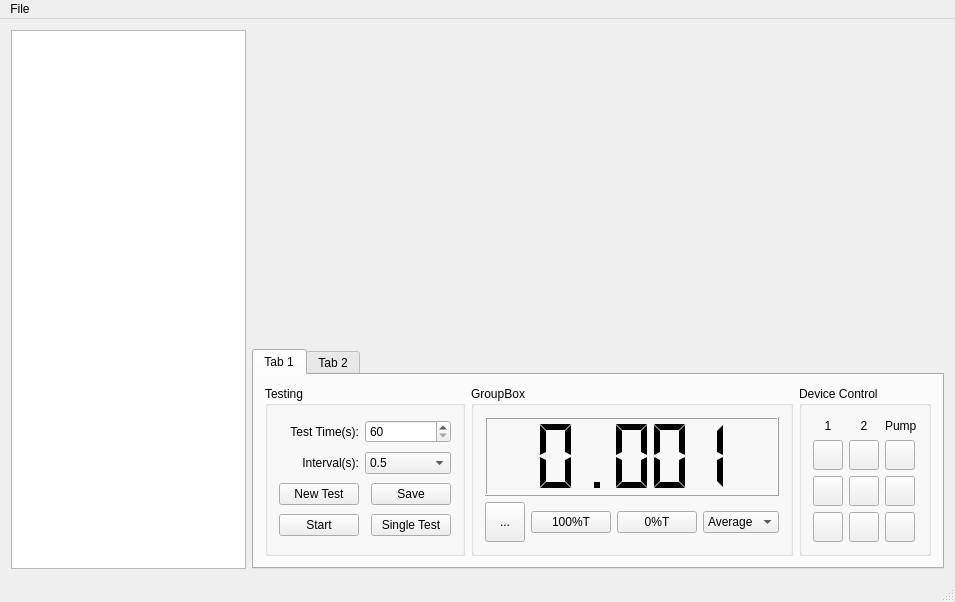
<?xml version="1.0" encoding="UTF-8"?>
<ui version="4.0">
 <class>MainWindow</class>
 <widget class="QMainWindow" name="MainWindow">
  <property name="geometry">
   <rect>
    <x>0</x>
    <y>0</y>
    <width>955</width>
    <height>602</height>
   </rect>
  </property>
  <property name="windowTitle">
   <string>MainWindow</string>
  </property>
  <widget class="QWidget" name="centralWidget">
   <layout class="QGridLayout" name="gridLayout">
    <item row="0" column="0">
     <layout class="QHBoxLayout" name="horizontalLayout">
      <item>
       <widget class="QTableView" name="dataTableView">
        <property name="maximumSize">
         <size>
          <width>240</width>
          <height>16777215</height>
         </size>
        </property>
       </widget>
      </item>
     </layout>
    </item>
    <item row="0" column="1">
     <layout class="QVBoxLayout" name="verticalLayout">
      <item>
       <widget class="QChartView" name="chartView" native="true"/>
      </item>
      <item>
       <widget class="QTabWidget" name="tabWidget">
        <property name="maximumSize">
         <size>
          <width>16777215</width>
          <height>220</height>
         </size>
        </property>
        <property name="currentIndex">
         <number>0</number>
        </property>
        <widget class="QWidget" name="tab_3">
         <attribute name="title">
          <string>Tab 1</string>
         </attribute>
         <layout class="QHBoxLayout" name="horizontalLayout_2">
          <item>
           <widget class="QGroupBox" name="groupBox">
            <property name="title">
             <string>Testing</string>
            </property>
            <layout class="QGridLayout" name="gridLayout_2">
             <item row="0" column="0">
              <widget class="QLabel" name="label">
               <property name="text">
                <string>Test Time(s):</string>
               </property>
               <property name="alignment">
                <set>Qt::AlignRight|Qt::AlignTrailing|Qt::AlignVCenter</set>
               </property>
              </widget>
             </item>
             <item row="0" column="1" colspan="2">
              <widget class="QSpinBox" name="testTime">
               <property name="minimum">
                <number>60</number>
               </property>
               <property name="maximum">
                <number>360000</number>
               </property>
              </widget>
             </item>
             <item row="1" column="0">
              <widget class="QLabel" name="label_2">
               <property name="text">
                <string>Interval(s):</string>
               </property>
               <property name="alignment">
                <set>Qt::AlignRight|Qt::AlignTrailing|Qt::AlignVCenter</set>
               </property>
              </widget>
             </item>
             <item row="1" column="1" colspan="2">
              <widget class="QComboBox" name="interval">
               <item>
                <property name="text">
                 <string>0.5</string>
                </property>
               </item>
               <item>
                <property name="text">
                 <string>1</string>
                </property>
               </item>
               <item>
                <property name="text">
                 <string>5</string>
                </property>
               </item>
               <item>
                <property name="text">
                 <string>10</string>
                </property>
               </item>
               <item>
                <property name="text">
                 <string>30</string>
                </property>
               </item>
               <item>
                <property name="text">
                 <string>60</string>
                </property>
               </item>
               <item>
                <property name="text">
                 <string>100</string>
                </property>
               </item>
              </widget>
             </item>
             <item row="3" column="0">
              <widget class="QPushButton" name="startButton">
               <property name="text">
                <string>Start</string>
               </property>
              </widget>
             </item>
             <item row="3" column="2">
              <widget class="QPushButton" name="singleTestButton">
               <property name="text">
                <string>Single Test</string>
               </property>
              </widget>
             </item>
             <item row="2" column="0">
              <widget class="QPushButton" name="newTest">
               <property name="text">
                <string>New Test</string>
               </property>
              </widget>
             </item>
             <item row="2" column="2">
              <widget class="QPushButton" name="saveButton">
               <property name="text">
                <string>Save</string>
               </property>
              </widget>
             </item>
            </layout>
           </widget>
          </item>
          <item>
           <widget class="QGroupBox" name="groupBox_3">
            <property name="title">
             <string>GroupBox</string>
            </property>
            <property name="checkable">
             <bool>false</bool>
            </property>
            <layout class="QGridLayout" name="gridLayout_4">
             <item row="1" column="0">
              <widget class="QToolButton" name="lightSwitch">
               <property name="enabled">
                <bool>true</bool>
               </property>
               <property name="minimumSize">
                <size>
                 <width>40</width>
                 <height>40</height>
                </size>
               </property>
               <property name="maximumSize">
                <size>
                 <width>40</width>
                 <height>40</height>
                </size>
               </property>
               <property name="text">
                <string>...</string>
               </property>
               <property name="icon">
                <iconset theme="light" resource="image.qrc">
                 <normaloff>:/off.png</normaloff>
                 <normalon>:/on.png</normalon>:/off.png</iconset>
               </property>
               <property name="iconSize">
                <size>
                 <width>30</width>
                 <height>30</height>
                </size>
               </property>
               <property name="checkable">
                <bool>true</bool>
               </property>
               <property name="checked">
                <bool>false</bool>
               </property>
               <property name="autoRepeat">
                <bool>false</bool>
               </property>
              </widget>
             </item>
             <item row="1" column="1">
              <widget class="QPushButton" name="set100T">
               <property name="text">
                <string>100%T</string>
               </property>
              </widget>
             </item>
             <item row="1" column="2">
              <widget class="QPushButton" name="set0T">
               <property name="text">
                <string>0%T</string>
               </property>
              </widget>
             </item>
             <item row="1" column="3">
              <widget class="QComboBox" name="mode">
               <item>
                <property name="text">
                 <string>Average</string>
                </property>
               </item>
               <item>
                <property name="text">
                 <string>Raw</string>
                </property>
               </item>
              </widget>
             </item>
             <item row="0" column="0" colspan="4">
              <widget class="QLCDNumber" name="lcdNumber">
               <property name="mode">
                <enum>QLCDNumber::Dec</enum>
               </property>
               <property name="segmentStyle">
                <enum>QLCDNumber::Flat</enum>
               </property>
               <property name="value" stdset="0">
                <double>0.001000000000000</double>
               </property>
              </widget>
             </item>
            </layout>
            <zorder>lcdNumber</zorder>
            <zorder>set100T</zorder>
            <zorder>set0T</zorder>
            <zorder>mode</zorder>
            <zorder>lightSwitch</zorder>
           </widget>
          </item>
          <item>
           <widget class="QGroupBox" name="groupBox_2">
            <property name="title">
             <string>Device Control</string>
            </property>
            <layout class="QGridLayout" name="gridLayout_3">
             <item row="0" column="0">
              <widget class="QLabel" name="label_3">
               <property name="text">
                <string>1</string>
               </property>
               <property name="alignment">
                <set>Qt::AlignCenter</set>
               </property>
              </widget>
             </item>
             <item row="0" column="1">
              <widget class="QLabel" name="label_4">
               <property name="text">
                <string>2</string>
               </property>
               <property name="alignment">
                <set>Qt::AlignCenter</set>
               </property>
              </widget>
             </item>
             <item row="0" column="2">
              <widget class="QLabel" name="label_8">
               <property name="text">
                <string>Pump</string>
               </property>
              </widget>
             </item>
             <item row="1" column="0">
              <widget class="QToolButton" name="BoardOneUp">
               <property name="sizePolicy">
                <sizepolicy hsizetype="Fixed" vsizetype="Fixed">
                 <horstretch>0</horstretch>
                 <verstretch>0</verstretch>
                </sizepolicy>
               </property>
               <property name="minimumSize">
                <size>
                 <width>30</width>
                 <height>30</height>
                </size>
               </property>
               <property name="maximumSize">
                <size>
                 <width>30</width>
                 <height>30</height>
                </size>
               </property>
               <property name="styleSheet">
                <string notr="true"/>
               </property>
               <property name="text">
                <string/>
               </property>
               <property name="icon">
                <iconset resource="image.qrc">
                 <normaloff>:/up_arrow.png</normaloff>:/up_arrow.png</iconset>
               </property>
              </widget>
             </item>
             <item row="1" column="1">
              <widget class="QToolButton" name="BoardTwoUp">
               <property name="sizePolicy">
                <sizepolicy hsizetype="Fixed" vsizetype="Fixed">
                 <horstretch>0</horstretch>
                 <verstretch>0</verstretch>
                </sizepolicy>
               </property>
               <property name="minimumSize">
                <size>
                 <width>30</width>
                 <height>30</height>
                </size>
               </property>
               <property name="maximumSize">
                <size>
                 <width>30</width>
                 <height>30</height>
                </size>
               </property>
               <property name="styleSheet">
                <string notr="true"/>
               </property>
               <property name="text">
                <string/>
               </property>
               <property name="icon">
                <iconset resource="image.qrc">
                 <normaloff>:/up_arrow.png</normaloff>:/up_arrow.png</iconset>
               </property>
              </widget>
             </item>
             <item row="1" column="2">
              <widget class="QToolButton" name="PumpOut">
               <property name="sizePolicy">
                <sizepolicy hsizetype="Fixed" vsizetype="Fixed">
                 <horstretch>0</horstretch>
                 <verstretch>0</verstretch>
                </sizepolicy>
               </property>
               <property name="minimumSize">
                <size>
                 <width>30</width>
                 <height>30</height>
                </size>
               </property>
               <property name="maximumSize">
                <size>
                 <width>30</width>
                 <height>30</height>
                </size>
               </property>
               <property name="styleSheet">
                <string notr="true"/>
               </property>
               <property name="text">
                <string/>
               </property>
               <property name="icon">
                <iconset resource="image.qrc">
                 <normaloff>:/up_arrow.png</normaloff>:/up_arrow.png</iconset>
               </property>
              </widget>
             </item>
             <item row="2" column="0">
              <widget class="QToolButton" name="BoardOneStop">
               <property name="sizePolicy">
                <sizepolicy hsizetype="Fixed" vsizetype="Fixed">
                 <horstretch>0</horstretch>
                 <verstretch>0</verstretch>
                </sizepolicy>
               </property>
               <property name="minimumSize">
                <size>
                 <width>30</width>
                 <height>30</height>
                </size>
               </property>
               <property name="maximumSize">
                <size>
                 <width>30</width>
                 <height>30</height>
                </size>
               </property>
               <property name="styleSheet">
                <string notr="true"/>
               </property>
               <property name="text">
                <string/>
               </property>
               <property name="icon">
                <iconset resource="image.qrc">
                 <normaloff>:/IMG_2183.PNG</normaloff>:/IMG_2183.PNG</iconset>
               </property>
              </widget>
             </item>
             <item row="2" column="1">
              <widget class="QToolButton" name="BoardTwoStop">
               <property name="sizePolicy">
                <sizepolicy hsizetype="Fixed" vsizetype="Fixed">
                 <horstretch>0</horstretch>
                 <verstretch>0</verstretch>
                </sizepolicy>
               </property>
               <property name="minimumSize">
                <size>
                 <width>30</width>
                 <height>30</height>
                </size>
               </property>
               <property name="maximumSize">
                <size>
                 <width>30</width>
                 <height>30</height>
                </size>
               </property>
               <property name="styleSheet">
                <string notr="true"/>
               </property>
               <property name="text">
                <string/>
               </property>
               <property name="icon">
                <iconset resource="image.qrc">
                 <normaloff>:/IMG_2183.PNG</normaloff>:/IMG_2183.PNG</iconset>
               </property>
              </widget>
             </item>
             <item row="2" column="2">
              <widget class="QToolButton" name="PumpStop">
               <property name="sizePolicy">
                <sizepolicy hsizetype="Fixed" vsizetype="Fixed">
                 <horstretch>0</horstretch>
                 <verstretch>0</verstretch>
                </sizepolicy>
               </property>
               <property name="minimumSize">
                <size>
                 <width>30</width>
                 <height>30</height>
                </size>
               </property>
               <property name="maximumSize">
                <size>
                 <width>30</width>
                 <height>30</height>
                </size>
               </property>
               <property name="styleSheet">
                <string notr="true"/>
               </property>
               <property name="text">
                <string/>
               </property>
               <property name="icon">
                <iconset resource="image.qrc">
                 <normaloff>:/IMG_2183.PNG</normaloff>:/IMG_2183.PNG</iconset>
               </property>
              </widget>
             </item>
             <item row="3" column="0">
              <widget class="QToolButton" name="BoardOneDown">
               <property name="sizePolicy">
                <sizepolicy hsizetype="Fixed" vsizetype="Fixed">
                 <horstretch>0</horstretch>
                 <verstretch>0</verstretch>
                </sizepolicy>
               </property>
               <property name="minimumSize">
                <size>
                 <width>30</width>
                 <height>30</height>
                </size>
               </property>
               <property name="maximumSize">
                <size>
                 <width>30</width>
                 <height>30</height>
                </size>
               </property>
               <property name="styleSheet">
                <string notr="true"/>
               </property>
               <property name="text">
                <string/>
               </property>
               <property name="icon">
                <iconset resource="image.qrc">
                 <normaloff>:/down_arrow.png</normaloff>:/down_arrow.png</iconset>
               </property>
              </widget>
             </item>
             <item row="3" column="1">
              <widget class="QToolButton" name="BoardTwoDown">
               <property name="sizePolicy">
                <sizepolicy hsizetype="Fixed" vsizetype="Fixed">
                 <horstretch>0</horstretch>
                 <verstretch>0</verstretch>
                </sizepolicy>
               </property>
               <property name="minimumSize">
                <size>
                 <width>30</width>
                 <height>30</height>
                </size>
               </property>
               <property name="maximumSize">
                <size>
                 <width>30</width>
                 <height>30</height>
                </size>
               </property>
               <property name="styleSheet">
                <string notr="true"/>
               </property>
               <property name="text">
                <string/>
               </property>
               <property name="icon">
                <iconset resource="image.qrc">
                 <normaloff>:/down_arrow.png</normaloff>:/down_arrow.png</iconset>
               </property>
              </widget>
             </item>
             <item row="3" column="2">
              <widget class="QToolButton" name="PumpIn">
               <property name="sizePolicy">
                <sizepolicy hsizetype="Fixed" vsizetype="Fixed">
                 <horstretch>0</horstretch>
                 <verstretch>0</verstretch>
                </sizepolicy>
               </property>
               <property name="minimumSize">
                <size>
                 <width>30</width>
                 <height>30</height>
                </size>
               </property>
               <property name="maximumSize">
                <size>
                 <width>30</width>
                 <height>30</height>
                </size>
               </property>
               <property name="styleSheet">
                <string notr="true"/>
               </property>
               <property name="text">
                <string/>
               </property>
               <property name="icon">
                <iconset resource="image.qrc">
                 <normaloff>:/down_arrow.png</normaloff>:/down_arrow.png</iconset>
               </property>
              </widget>
             </item>
            </layout>
           </widget>
          </item>
         </layout>
        </widget>
        <widget class="QWidget" name="tab_4">
         <attribute name="title">
          <string>Tab 2</string>
         </attribute>
         <layout class="QHBoxLayout" name="horizontalLayout_3">
          <item>
           <widget class="QGroupBox" name="groupBox_4">
            <property name="title">
             <string>Settings</string>
            </property>
            <layout class="QGridLayout" name="gridLayout_5">
             <item row="0" column="0">
              <widget class="QLabel" name="label_5">
               <property name="text">
                <string>Data path:</string>
               </property>
              </widget>
             </item>
             <item row="0" column="1" colspan="2">
              <widget class="QLineEdit" name="pathLineEdit"/>
             </item>
             <item row="0" column="3">
              <widget class="QPushButton" name="browseButton">
               <property name="text">
                <string>Browse</string>
               </property>
              </widget>
             </item>
             <item row="1" column="0">
              <widget class="QLabel" name="label_9">
               <property name="text">
                <string>Data Formate:</string>
               </property>
              </widget>
             </item>
             <item row="1" column="1">
              <widget class="QCheckBox" name="checkBox">
               <property name="text">
                <string>.json</string>
               </property>
               <property name="checked">
                <bool>true</bool>
               </property>
              </widget>
             </item>
             <item row="1" column="2">
              <widget class="QCheckBox" name="checkBox_2">
               <property name="text">
                <string>.csv</string>
               </property>
               <property name="checked">
                <bool>true</bool>
               </property>
              </widget>
             </item>
            </layout>
           </widget>
          </item>
         </layout>
        </widget>
       </widget>
      </item>
     </layout>
    </item>
   </layout>
  </widget>
  <widget class="QStatusBar" name="statusBar"/>
  <widget class="QMenuBar" name="menuBar">
   <property name="geometry">
    <rect>
     <x>0</x>
     <y>0</y>
     <width>955</width>
     <height>22</height>
    </rect>
   </property>
   <widget class="QMenu" name="menuFile">
    <property name="title">
     <string>File</string>
    </property>
    <addaction name="actionNew"/>
    <addaction name="actionOpen"/>
    <addaction name="actionSave"/>
    <addaction name="actionSetting"/>
   </widget>
   <addaction name="menuFile"/>
  </widget>
  <action name="actionNew">
   <property name="text">
    <string>&amp;New</string>
   </property>
   <property name="toolTip">
    <string>New</string>
   </property>
   <property name="shortcut">
    <string>Ctrl+N</string>
   </property>
  </action>
  <action name="actionOpen">
   <property name="text">
    <string>&amp;Open</string>
   </property>
   <property name="shortcut">
    <string>Ctrl+O</string>
   </property>
  </action>
  <action name="actionSetting">
   <property name="text">
    <string>Settings</string>
   </property>
  </action>
  <action name="actionSave">
   <property name="text">
    <string>Save</string>
   </property>
   <property name="shortcut">
    <string>Ctrl+S</string>
   </property>
  </action>
 </widget>
 <layoutdefault spacing="6" margin="11"/>
 <customwidgets>
  <customwidget>
   <class>QChartView</class>
   <extends>QWidget</extends>
   <header location="global">qchartview.h</header>
   <container>1</container>
  </customwidget>
 </customwidgets>
 <resources>
  <include location="image.qrc"/>
 </resources>
 <connections/>
</ui>
